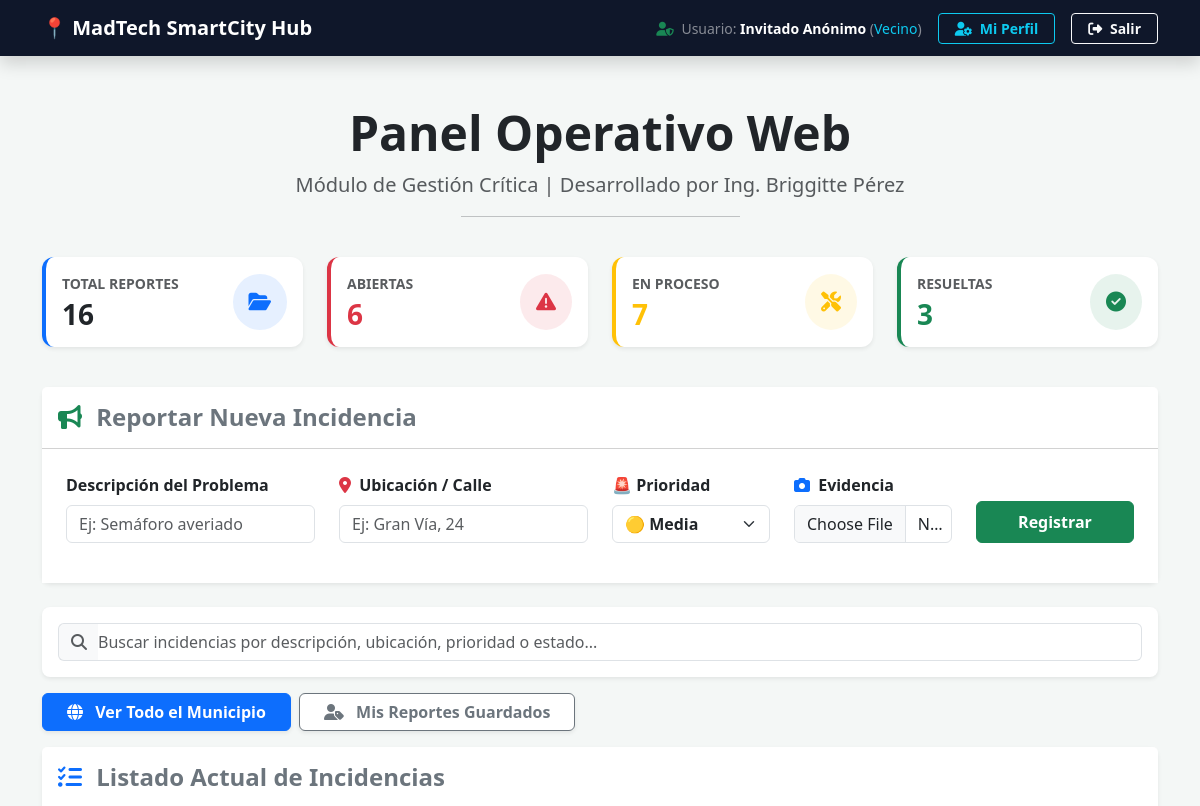
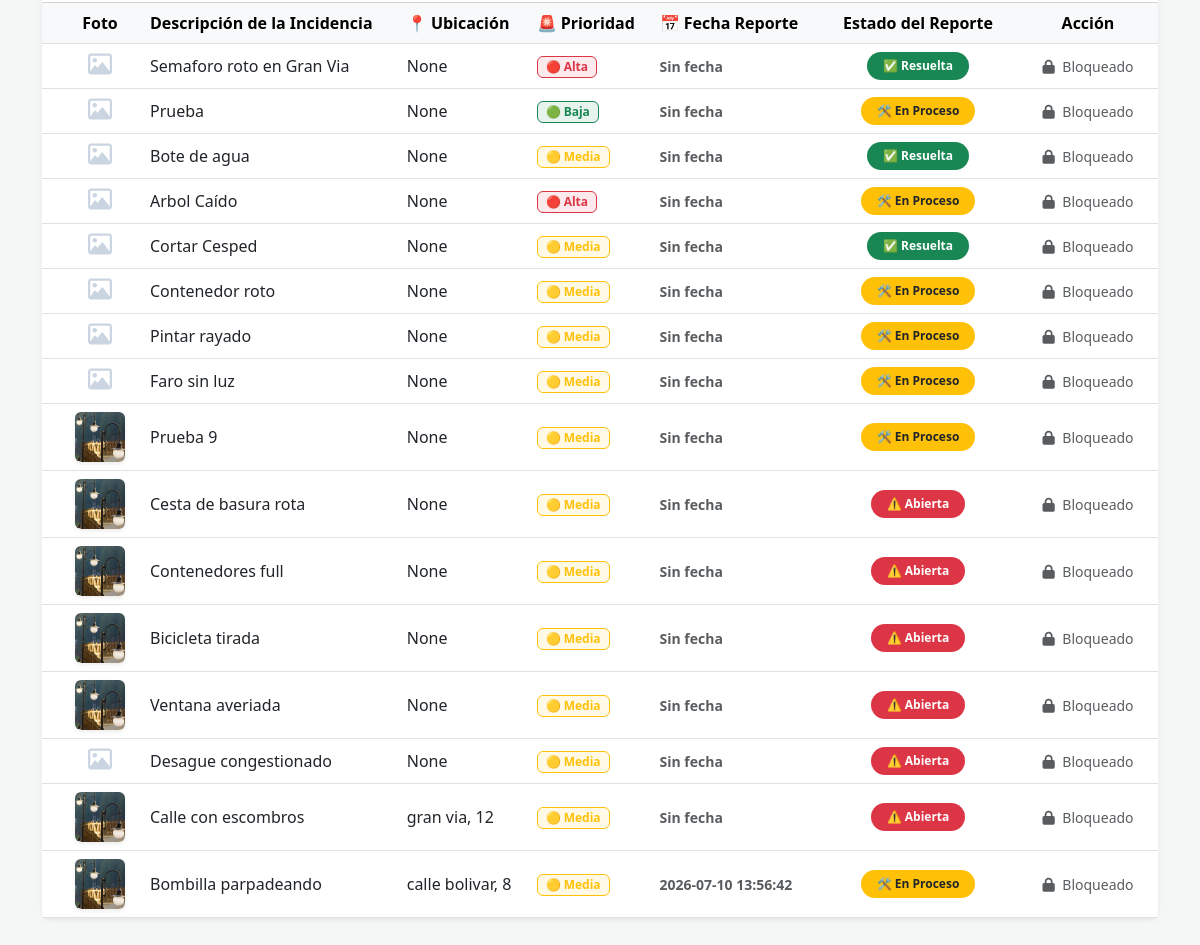
/ (signed in), run on the app's committed database (2 pictures, top to bottom).
### tables this page shows
CREATE TABLE incidencias (
    id_incidencia INTEGER PRIMARY KEY,
    descripcion TEXT NOT NULL,
    estado TEXT NOT NULL,
    prioridad TEXT NOT NULL,
    id_ciudadano INTEGER, foto_url TEXT, ubicacion TEXT, fecha_registro TEXT,
    FOREIGN KEY (id_ciudadano) REFERENCES Ciudadanos(id_ciudadano)
);

### app_web.py (the view)
@app.route('/')
def home():
    if 'usuario' not in session:
        flash('Debes iniciar sesión para acceder al panel.', 'warning')
        return redirect('/login')
    incidencias = gestor_db.listar_incidencias()
    stats = gestor_db.obtener_estadisticas()
    return render_template('index.html',
                           datos_web=incidencias,
                           usuario_actual=session['usuario'],
                           rol_actual=session['rol'],
                           stats=stats)

### gestor_db.py (called while the page is built)
def listar_incidencias():
    conn = obtener_conexion()
    cursor = conn.cursor()
    cursor.execute("SELECT id_incidencia, descripcion, ubicacion, estado, prioridad, foto_url, fecha_registro FROM incidencias;")
    filas = cursor.fetchall()
    conn.close()
    return filas

def obtener_estadisticas():
    conn = obtener_conexion()
    cursor = conn.cursor()
    cursor.execute("SELECT COUNT(*) FROM incidencias;")
    total = cursor.fetchone()[0]
    cursor.execute("SELECT COUNT(*) FROM incidencias WHERE estado = 'Abierta';")
    abiertas = cursor.fetchone()[0]
    cursor.execute("SELECT COUNT(*) FROM incidencias WHERE estado = 'En Proceso';")
    proceso = cursor.fetchone()[0]
    cursor.execute("SELECT COUNT(*) FROM incidencias WHERE estado = 'Resuelta';")
    resueltas = cursor.fetchone()[0]
    conn.close()
    return {"total": total, "abiertas": abiertas, "proceso": proceso, "resueltas": resueltas}

### templates/index.html (shortened to what this page needs)
<!DOCTYPE html>
<html lang="es">
<head>
    <link href="https://cdn.jsdelivr.net/npm/bootstrap@5.3.0/dist/css/bootstrap.min.css" rel="stylesheet">
    <link rel="stylesheet" href="https://cdnjs.cloudflare.com/ajax/libs/font-awesome/6.5.1/css/all.min.css">
</head>
<body>
    <nav class="navbar navbar-dark navbar-custom shadow">
        <div class="container">
            <a class="navbar-brand fw-bold" href="#">📍 MadTech SmartCity Hub</a>
            <div class="d-flex align-items-center gap-3">
                <span class="text-white-50 small">
                    <i class="fa-solid fa-user-shield text-success me-1"></i>
                    Usuario: <strong class="text-white">{{ usuario_actual }}</strong>
                    (<span class="text-info text-capitalize" id="rolUsuario">{{ rol_actual }}</span>)
                </span>
                <a href="/perfil" class="btn btn-sm btn-outline-info fw-bold px-3">
                    <i class="fa-solid fa-user-gear me-1"></i> Mi Perfil
                </a>
                <a href="/logout" class="btn btn-sm btn-outline-light fw-bold px-3 btn-salir-custom">
                    <i class="fa-solid fa-right-from-bracket me-1"></i> Salir
                </a>
            </div>
        </div>
    </nav>
    <div class="container mt-5 mb-5">
        <div class="row">
            <div class="col-md-12 text-center mb-4">
                <h1 class="display-5 fw-bold text-dark">Panel Operativo Web</h1>
                <p class="lead text-muted">Módulo de Gestión Crítica | Desarrollado por Ing. Briggitte Pérez</p>
                <hr class="w-25 mx-auto">
            </div>
        </div>
        <div class="row mb-4">
            <div class="col-6 col-md-3 mb-3">
                <div class="card tarjeta-stats bg-white shadow-sm border-start border-primary border-4 p-3">
                    <div class="d-flex align-items-center justify-content-between">
                        <div>
                            <p class="text-muted small fw-bold text-uppercase mb-1">Total Reportes</p>
                            <h3 class="fw-bold text-dark mb-0" id="stat-total">{{ stats.total }}</h3>
                        </div>
                        <div class="bg-primary bg-opacity-10 p-3 rounded-circle text-primary">
                            <i class="fa-solid fa-folder-open fa-lg"></i>
                        </div>
                    </div>
                </div>
            </div>
            <div class="col-6 col-md-3 mb-3">
                <div class="card tarjeta-stats bg-white shadow-sm border-start border-danger border-4 p-3">
                    <div class="d-flex align-items-center justify-content-between">
                        <div>
                            <p class="text-muted small fw-bold text-uppercase mb-1">Abiertas</p>
                            <h3 class="fw-bold text-danger mb-0" id="stat-abiertas">{{ stats.abiertas }}</h3>
                        </div>
                        <div class="bg-danger bg-opacity-10 p-3 rounded-circle text-danger">
                            <i class="fa-solid fa-triangle-exclamation fa-lg"></i>
                        </div>
                    </div>
                </div>
            </div>
            <div class="col-6 col-md-3 mb-3">
                <div class="card tarjeta-stats bg-white shadow-sm border-start border-warning border-4 p-3">
                    <div class="d-flex align-items-center justify-content-between">
                        <div>
                            <p class="text-muted small fw-bold text-uppercase mb-1">En Proceso</p>
                            <h3 class="fw-bold text-warning mb-0" id="stat-proceso">{{ stats.proceso }}</h3>
                        </div>
                        <div class="bg-warning bg-opacity-10 p-3 rounded-circle text-warning">
                            <i class="fa-solid fa-screwdriver-wrench fa-lg"></i>
                        </div>
                    </div>
                </div>
            </div>
            <div class="col-6 col-md-3 mb-3">
                <div class="card tarjeta-stats bg-white shadow-sm border-start border-success border-4 p-3">
                    <div class="d-flex align-items-center justify-content-between">
                        <div>
                            <p class="text-muted small fw-bold text-uppercase mb-1">Resueltas</p>
                            <h3 class="fw-bold text-success mb-0" id="stat-resueltas">{{ stats.resueltas }}</h3>
                        </div>
                        <div class="bg-success bg-opacity-10 p-3 rounded-circle text-success">
                            <i class="fa-solid fa-circle-check fa-lg"></i>
                        </div>
                    </div>
                </div>
            </div>
        </div>
        <div class="card shadow-sm border-0 rounded-3 mb-4">
            <div class="card-header bg-white py-3">
                <h4 class="mb-0 text-secondary fw-bold"><i class="fa-solid fa-bullhorn text-success me-2"></i> Reportar Nueva Incidencia</h4>
            </div>
            <div class="card-body p-4 bg-white">
                <form id="formIncidencia" enctype="multipart/form-data">
                    <div class="row">
                        <div class="col-md-3 mb-3">
                            <label class="form-label fw-bold">Descripción del Problema</label>
                            <input type="text" class="form-control" id="web_desc" placeholder="Ej: Semáforo averiado" required>
                        </div>
                        <div class="col-md-3 mb-3">
                            <label class="form-label fw-bold"><i class="fa-solid fa-location-dot text-danger me-1"></i> Ubicación / Calle</label>
                            <input type="text" class="form-control" id="web_ubicacion" placeholder="Ej: Gran Vía, 24" required>
                        </div>
                        <div class="col-md-2 mb-3">
                            <label class="form-label fw-bold">🚨 Prioridad</label>
                            <select class="form-select fw-bold" id="web_prioridad">
                                <option value="Media" selected>🟡 Media</option>
                            </select>
                        </div>
                        <div class="col-md-2 mb-3">
                            <label class="form-label fw-bold"><i class="fa-solid fa-camera me-1 text-primary"></i> Evidencia</label>
                            <input type="file" class="form-control" id="web_foto" accept="image/*">
                        </div>
                        <div class="col-md-2 mb-3 d-flex align-items-end">
                            <button type="submit" class="btn btn-success w-100 fw-bold py-2">Registrar</button>
                        </div>
                    </div>
                </form>
            </div>
        </div>
        <div class="card shadow-sm border-0 rounded-3 mb-3 bg-white">
            <div class="card-body p-3">
                <div class="input-group">
                    <span class="input-group-text bg-light border-end-0 text-muted">
                        <i class="fa-solid fa-magnifying-glass"></i>
                    </span>
                    <input type="text" id="buscadorWeb" class="form-control border-start-0 ps-0"
                           placeholder="Buscar incidencias por descripción, ubicación, prioridad o estado..."
                           onkeyup="filtrarTablaPorTexto()">
                </div>
            </div>
        </div>
        <div class="d-flex gap-2 mb-3">
            <button class="btn btn-primary btn-custom-primary fw-bold shadow-sm px-4" id="btnVerTodo" onclick="cargarFiltro('todas')">
                <i class="fa-solid fa-globe me-2"></i> Ver Todo el Municipio
            </button>
            <button class="btn btn-outline-secondary btn-custom-secondary fw-bold shadow-sm px-4 bg-white text-secondary" id="btnVerMisReportes" onclick="cargarFiltro('mis_reportes')">
                <i class="fa-solid fa-user-tag me-2"></i> Mis Reportes Guardados
            </button>
        </div>
        <div class="card shadow-sm border-0 rounded-3">
            <div class="card-header bg-white py-3">
                <h4 class="mb-0 text-secondary fw-bold"><i class="fa-solid fa-list-check text-primary me-2"></i> Listado Actual de Incidencias</h4>
            </div>
            <div class="card-body p-0">
                <div class="table-responsive">
                    <table class="table table-hover align-middle mb-0">
                        <thead class="table-light">
                            <tr>
                                <th class="text-center ps-4" style="width: 100px;">Foto</th>
                                <th>Descripción de la Incidencia</th>
                                <th>📍 Ubicación</th>
                                <th>🚨 Prioridad</th>
                                <th>📅 Fecha Reporte</th>
                                <th class="text-center" style="width: 200px;">Estado del Reporte</th>
                                <th class="text-center" style="width: 140px;">Acción</th>
                            </tr>
                        </thead>
                        <tbody id="cuerpoTabla">
                            {% for fila in datos_web %}
                            <tr class="fila-incidencia" id="fila-{{ fila['id_incidencia'] }}">
                                <td class="text-center ps-4">
                                    {% if fila['foto_url'] %}
                                        <a href="/static/uploads/{{ fila['foto_url'] }}" target="_blank">
                                            <img src="/static/uploads/{{ fila['foto_url'] }}" class="miniatura-evidencia shadow-sm">
                                        </a>
                                    {% else %}
                                        <i class="fa-regular fa-image sin-foto"></i>
                                    {% endif %}
                                </td>
                                <td>{{ fila['descripcion'] }}</td>
                                <td>{{ fila['ubicacion'] }}</td>
                                <td>
                                    {% if rol_actual == 'operario' %}
                                        <select class="form-select form-select-sm fw-bold text-center border-secondary bg-light select-prioridad" onchange="cambiarPrioridad('{{ fila['id_incidencia'] }}', this.value)">
                                            <option value="Baja" {% if fila['prioridad'] == 'Baja' %}selected{% endif %}>🟢 Baja</option>
                                            <option value="Media" {% if fila['prioridad'] == 'Media' %}selected{% endif %}>🟡 Media</option>
                                            <option value="Alta" {% if fila['prioridad'] == 'Alta' %}selected{% endif %}>🔴 Alta</option>
                                        </select>
                                    {% else %}
                                        {% if fila['prioridad'] == 'Alta' %}
                                            <span class="badge bg-danger bg-opacity-10 text-danger border border-danger px-2 py-1 fw-bold label-prioridad">🔴 Alta</span>
                                        {% elif fila['prioridad'] == 'Baja' %}
                                            <span class="badge bg-success bg-opacity-10 text-success border border-success px-2 py-1 fw-bold label-prioridad">🟢 Baja</span>
                                        {% else %}
                                            <span class="badge bg-warning bg-opacity-10 text-warning border border-warning px-2 py-1 fw-bold label-prioridad">🟡 Media</span>
                                        {% endif %}
                                    {% endif %}
                                </td>
                                <td><small class="text-muted fw-semibold">{{ fila['fecha_registro'] if fila['fecha_registro'] else 'Sin fecha' }}</small></td>
                                <td class="text-center">
                                    {% if rol_actual == 'operario' %}
                                        <select class="form-select form-select-sm fw-bold border-secondary bg-light text-center select-estado" onchange="cambiarEstado('{{ fila['id_incidencia'] }}', this.value, this)">
                                            <option value="Abierta" {% if fila['estado'] == 'Abierta' %}selected{% endif %}>⚠️ Abierta</option>
                                            <option value="En Proceso" {% if fila['estado'] == 'En Proceso' %}selected{% endif %}>🛠️ En Proceso</option>
                                            <option value="Resuelta" {% if fila['estado'] == 'Resuelta' %}selected{% endif %}>✅ Resuelta</option>
                                        </select>
                                    {% else %}
                                        {% if fila['estado'] == 'Abierta' %}
                                            <span class="badge bg-danger text-white px-3 py-2 rounded-pill fw-bold label-estado">⚠️ Abierta</span>
                                        {% elif fila['estado'] == 'En Proceso' %}
                                            <span class="badge bg-warning text-dark px-3 py-2 rounded-pill fw-bold label-estado">🛠️ En Proceso</span>
                                        {% else %}
                                            <span class="badge bg-success text-white px-3 py-2 rounded-pill fw-bold label-estado">✅ Resuelta</span>
                                        {% endif %}
                                    {% endif %}
                                </td>
                                <td class="text-center">
                                    {% if rol_actual == 'operario' %}
                                        <button class="btn btn-outline-danger btn-sm rounded-circle" onclick="borrarIncidencia('{{ fila['id_incidencia'] }}')">
                                            <i class="fa-solid fa-trash-can"></i>
                                        </button>
                                    {% else %}
                                        <span class="text-muted small"><i class="fa-solid fa-lock me-1"></i> Bloqueado</span>
                                    {% endif %}
                                </td>
                            </tr>
                            {% endfor %}
                        </tbody>
                    </table>
                </div>
            </div>
        </div>
    </div>
</body>
</html>

### templates/index.html (style rules this page uses)
body { background-color: #f4f7f6; }
.navbar-custom { background-color: #0f172a; }
.fila-incidencia { transition: all 0.4s ease; }
.miniatura-evidencia { width: 50px; height: 50px; object-fit: cover; border-radius: 6px; cursor: pointer; transition: transform 0.2s; }
.sin-foto { font-size: 24px; color: #cbd5e1; }
.tarjeta-stats { border: none; border-radius: 12px; transition: transform 0.2s, box-shadow 0.2s; }

### data on the page
incidencias: descripcion "Semaforo roto en Gran Via", ubicacion "None", prioridad "🔴 Alta", fila "Sin fecha", estado "✅ Resuelta"
incidencias: descripcion "Prueba", ubicacion "None", prioridad "🟢 Baja", fila "Sin fecha", estado "🛠️ En Proceso"
incidencias: descripcion "Bote de agua", ubicacion "None", prioridad "🟡 Media", fila "Sin fecha", estado "✅ Resuelta"
incidencias: descripcion "Arbol Caído", ubicacion "None", prioridad "🔴 Alta", fila "Sin fecha", estado "🛠️ En Proceso"
incidencias: descripcion "Cortar Cesped", ubicacion "None", prioridad "🟡 Media", fila "Sin fecha", estado "✅ Resuelta"
incidencias: descripcion "Contenedor roto", ubicacion "None", prioridad "🟡 Media", fila "Sin fecha", estado "🛠️ En Proceso"
incidencias: descripcion "Pintar rayado", ubicacion "None", prioridad "🟡 Media", fila "Sin fecha", estado "🛠️ En Proceso"
incidencias: descripcion "Faro sin luz", ubicacion "None", prioridad "🟡 Media", fila "Sin fecha", estado "🛠️ En Proceso"
incidencias: foto_url (picture), descripcion "Prueba 9", ubicacion "None", prioridad "🟡 Media", fila "Sin fecha", estado "🛠️ En Proceso"
incidencias: foto_url (picture), descripcion "Cesta de basura rota", ubicacion "None", prioridad "🟡 Media", fila "Sin fecha", estado "⚠️ Abierta"
incidencias: foto_url (picture), descripcion "Contenedores full", ubicacion "None", prioridad "🟡 Media", fila "Sin fecha", estado "⚠️ Abierta"
incidencias: foto_url (picture), descripcion "Bicicleta tirada", ubicacion "None", prioridad "🟡 Media", fila "Sin fecha", estado "⚠️ Abierta"
incidencias: foto_url (picture), descripcion "Ventana averiada", ubicacion "None", prioridad "🟡 Media", fila "Sin fecha", estado "⚠️ Abierta"
incidencias: descripcion "Desague congestionado", ubicacion "None", prioridad "🟡 Media", fila "Sin fecha", estado "⚠️ Abierta"
incidencias: foto_url (picture), descripcion "Calle con escombros", ubicacion "gran via, 12", prioridad "🟡 Media", fila "Sin fecha", estado "⚠️ Abierta"
incidencias: foto_url (picture), descripcion "Bombilla parpadeando", ubicacion "calle bolivar, 8", prioridad "🟡 Media", fecha_registro "2026-07-10 13:56:42", estado "🛠️ En Proceso"

### other printed values
{{ usuario_actual }} "Invitado Anónimo"
{{ rol_actual }} "Vecino"
{{ stats.total }} "16"
{{ stats.abiertas }} "6"
{{ stats.proceso }} "7"
{{ stats.resueltas }} "3"
